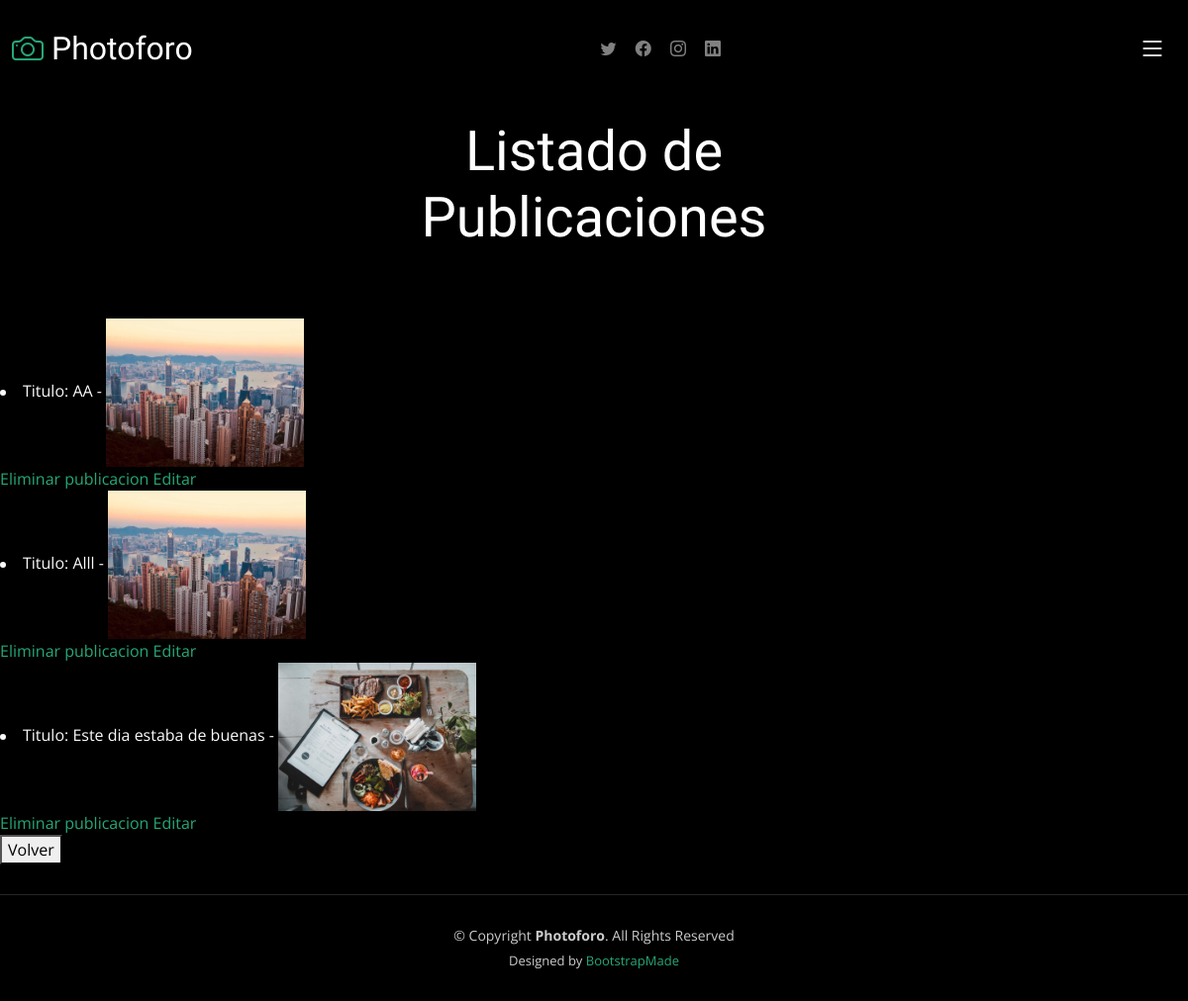
Page /finalApp/listar-publicaciones/ on the earlier database version.
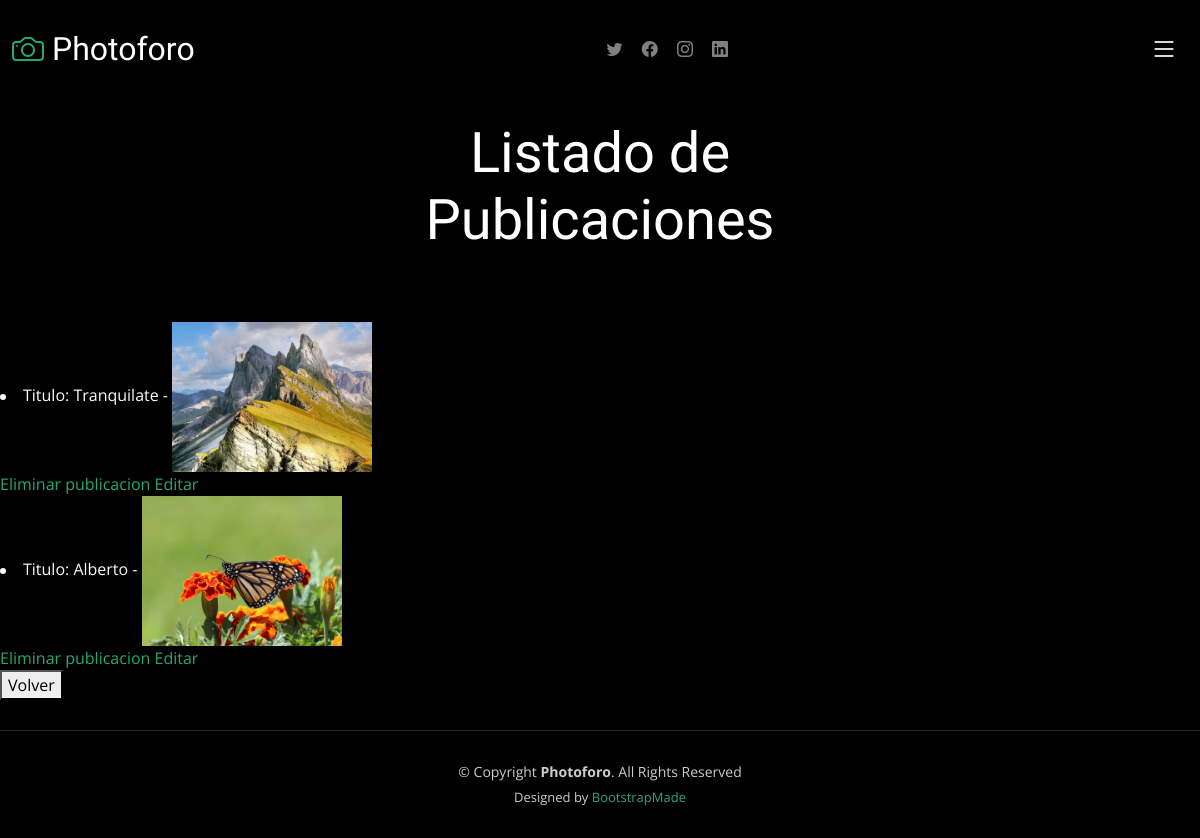
Same page on the later database version.
### finalApp/models.py (models this page shows, shortened)
class Publicacion(models.Model):
    titulo = models.CharField(max_length=50)
    detalle = models.CharField(max_length=500)
    imagen = models.FileField(upload_to='static/img/', null = True)
    fecha = models.DateTimeField(auto_now_add=True)

### finalApp/views.py (the view)
# urls.py: path("listar-publicaciones/", listarPublicaciones, name = "listarPublicaciones"),
def listarPublicaciones(request):
    publicaciones = Publicacion.objects.all()
    contexto = {'publicaciones': publicaciones}
    return render(request, "listadoPublicaciones.html", contexto)

### finalApp/templates/listadoPublicaciones.html
{% extends 'gallery-single.html' %}
{% load static %}
{% block contenidoDinamico %}
<div class="page-header d-flex align-items-center">
    <div class="container position-relative">
      <div class="row d-flex justify-content-center">
        <div class="col-lg-6 text-center">
          <h2>Listado de Publicaciones</h2>
        </div>
      </div>
    </div>
  </div>
    {% for u in publicaciones %}
    <li>
    <th> Titulo: {{u.titulo}} </th> -
    <th> <img src="{{ u.imagen.url }}" style="max-width: 200px; max-height: 150px;"></th>
    </li><a href="{% url 'eliminarPublicacion' u.titulo %}">Eliminar publicacion</a>
         <a href="{% url 'editarPublicacion' u.titulo %}">Editar</a>
    {% endfor %}
{% endblock %}

### finalApp/templates/gallery-single.html (shortened to what this page needs)
<!DOCTYPE html>
<html lang="en">
<head>
  {% load static %}
  <link href="/static/vendor/bootstrap/css/bootstrap.min.css" rel="stylesheet">
  <link href="/static/vendor/bootstrap-icons/bootstrap-icons.css" rel="stylesheet">
  <link href="/static/vendor/swiper/swiper-bundle.min.css" rel="stylesheet">
  <link href="/static/vendor/glightbox/css/glightbox.min.css" rel="stylesheet">
  <link href="/static/vendor/aos/aos.css" rel="stylesheet">
  <link href="/static/css/main.css" rel="stylesheet">
</head>
<body>
  <header id="header" class="header d-flex align-items-center fixed-top">
    <div class="container-fluid d-flex align-items-center justify-content-between">
      <a href="index.html" class="logo d-flex align-items-center  me-auto me-lg-0">
        <i class="bi bi-camera"></i>
        <h1>Photoforo</h1>
      </a>
      <div class="header-social-links">
        <a href="#" class="twitter"><i class="bi bi-twitter"></i></a>
        <a href="#" class="facebook"><i class="bi bi-facebook"></i></a>
        <a href="#" class="instagram"><i class="bi bi-instagram"></i></a>
        <a href="#" class="linkedin"><i class="bi bi-linkedin"></i></i></a>
      </div>
      <i class="mobile-nav-toggle mobile-nav-show bi bi-list"></i>
    </div>
  </header>
  <main id="main" data-aos="fade" data-aos-delay="1500">
    {% block contenidoDinamico %}{% endblock %}
<div>    <a href="{% url 'index' %}"><button type="button" >Volver</button></a> </div>
  </main>
  <footer id="footer" class="footer">
    <div class="container">
      <div class="copyright">
        &copy; Copyright <strong><span>Photoforo</span></strong>. All Rights Reserved
      </div>
      <div class="credits">
        Designed by <a href="https://bootstrapmade.com/">BootstrapMade</a>
      </div>
    </div>
  </footer>
</body>
</html>

### static/css/main.css (style rules this page uses)
:root { --font-default: "Open Sans", system-ui, -apple-system, "Segoe UI", Roboto, "Helvetica Neue", Arial, "Noto Sans", "Liberation Sans", sans-serif, "Apple Color Emoji", "Segoe UI Emoji", "Segoe UI Symbol", "Noto Color Emoji"; --font-primary: "Inter", sans-serif; --font-secondary: "Cardo", sans-serif; }
:root { --color-default: #fafafa; --color-primary: #27a776; --color-secondary: #161718; }
:root { scroll-behavior: smooth; }
body { font-family: var(--font-default); color: var(--color-default); background-color: #000; }
a { color: var(--color-primary); text-decoration: none; }
h1, h2, h3, h4, h5, h6 { font-family: var(--font-primary); }
.page-header { padding: 120px 0 60px 0; min-height: 30vh; position: relative; }
.page-header h2 { font-size: 56px; font-weight: 500; color: #fff; font-family: var(--font-secondary); }
.header { transition: all 0.5s; z-index: 997; padding: 30px 0; background-color: #000; }
.header .logo { transition: 0.3s; }
.header .logo h1 { font-size: 32px; margin: 0; font-weight: 400; color: #fff; font-family: var(--font-secondary); }
.header .logo i { font-size: 32px; margin-right: 8px; line-height: 0; }
.header .header-social-links { padding-right: 15px; }
.header .header-social-links a { color: rgba(255, 255, 255, 0.5); padding-left: 15px; display: inline-block; line-height: 0px; transition: 0.3s; font-size: 16px; }
@media (max-width: 1279px) { .mobile-nav-show { color: #fff; font-size: 28px; cursor: pointer; line-height: 0; transition: 0.5s; z-index: 9999; margin: 0 10px 0 10px; } }
.footer { margin-top: 30px; padding: 30px 0; font-size: 14px; border-top: 1px solid rgba(255, 255, 255, 0.15); }
.footer .copyright { text-align: center; color: rgba(255, 255, 255, 0.8); }
.footer .credits { padding-top: 6px; text-align: center; font-size: 13px; color: rgba(255, 255, 255, 0.8); }
.footer .credits a { color: var(--color-primary); }

Differences in the rows shown:
removed Publicacion: titulo "Alll", imagen (picture)
removed Publicacion: titulo "Este dia estaba de buenas", imagen (picture)
changed Publicacion: titulo "AA" → "Tranquilate"; imagen: a different picture
added Publicacion: titulo "Alberto", imagen (picture)
